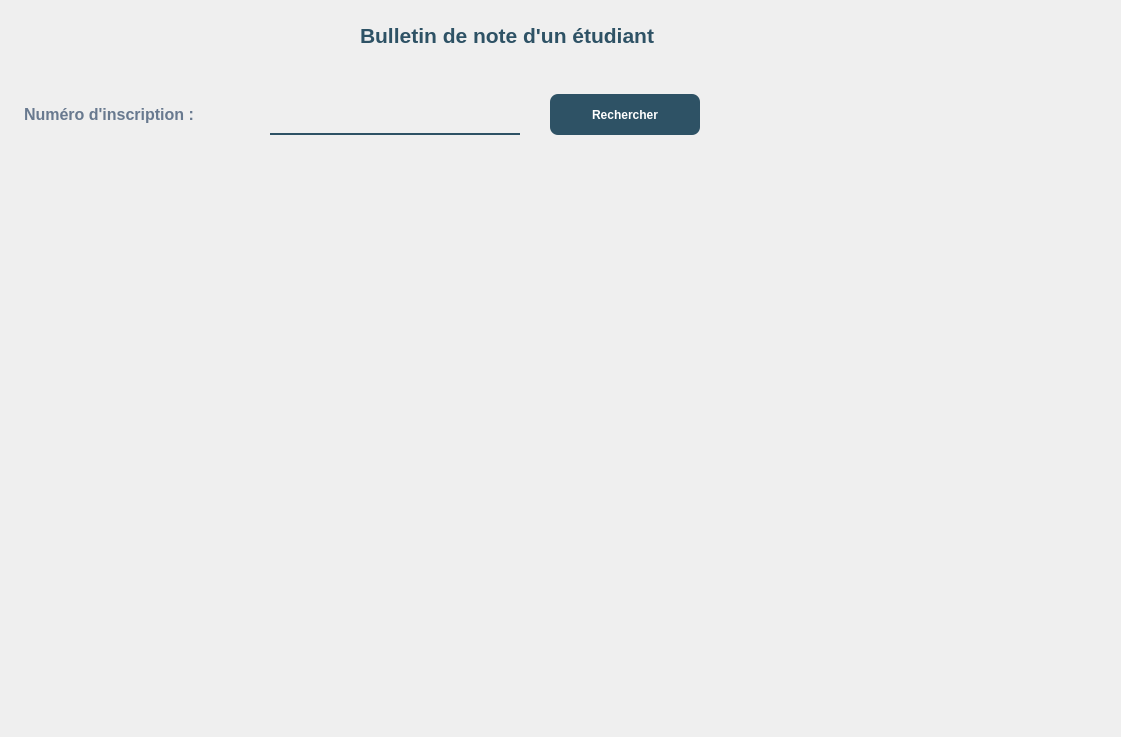
<?xml version="1.0" encoding="UTF-8"?>
<ui version="4.0">
 <class>Dialog</class>
 <widget class="QDialog" name="Dialog">
  <property name="geometry">
   <rect>
    <x>0</x>
    <y>0</y>
    <width>1121</width>
    <height>737</height>
   </rect>
  </property>
  <property name="windowTitle">
   <string>Dialog</string>
  </property>
  <widget class="QLabel" name="label">
   <property name="geometry">
    <rect>
     <x>20</x>
     <y>100</y>
     <width>241</width>
     <height>35</height>
    </rect>
   </property>
   <property name="font">
    <font>
     <pointsize>12</pointsize>
     <weight>75</weight>
     <bold>true</bold>
    </font>
   </property>
   <property name="styleSheet">
    <string notr="true">background-color:rgba(0,0,0,0);
color:rgb(104, 121, 143);
padding-bottom:7px;</string>
   </property>
   <property name="text">
    <string>Numéro d'inscription :</string>
   </property>
  </widget>
  <widget class="QLineEdit" name="lineEdit">
   <property name="geometry">
    <rect>
     <x>270</x>
     <y>100</y>
     <width>250</width>
     <height>35</height>
    </rect>
   </property>
   <property name="font">
    <font>
     <pointsize>12</pointsize>
    </font>
   </property>
   <property name="styleSheet">
    <string notr="true">background-color:rgba(0,0,0,0);
border: 2px solid rgba(0,0,0,0);
border-bottom-color:rgba(46,82,101,255);
color:rgb(0,0,0);
padding-bottom:7px;</string>
   </property>
   <property name="placeholderText">
    <string/>
   </property>
  </widget>
  <widget class="QPushButton" name="pushButton">
   <property name="geometry">
    <rect>
     <x>550</x>
     <y>94</y>
     <width>150</width>
     <height>41</height>
    </rect>
   </property>
   <property name="font">
    <font>
     <pointsize>-1</pointsize>
     <weight>87</weight>
     <bold>true</bold>
    </font>
   </property>
   <property name="styleSheet">
    <string notr="true">background: rgb(255,255,255);
background: rgba(46,82,101,255);
  border: 0 solid #E2E8F0;
  color: rgb(255, 255, 255);
  font-size: 12px;
  font-weight: 700;
  height: 56px;
  border-radius: 8px;

</string>
   </property>
   <property name="text">
    <string>Rechercher</string>
   </property>
  </widget>
  <widget class="QLabel" name="label_4">
   <property name="geometry">
    <rect>
     <x>0</x>
     <y>-20</y>
     <width>1131</width>
     <height>761</height>
    </rect>
   </property>
   <property name="styleSheet">
    <string notr="true">border-image:url(:/img/897.jpg);</string>
   </property>
   <property name="text">
    <string/>
   </property>
  </widget>
  <widget class="QLabel" name="label_10">
   <property name="geometry">
    <rect>
     <x>360</x>
     <y>10</y>
     <width>401</width>
     <height>51</height>
    </rect>
   </property>
   <property name="font">
    <font>
     <family>Arial</family>
     <pointsize>16</pointsize>
     <weight>75</weight>
     <bold>true</bold>
     <underline>false</underline>
    </font>
   </property>
   <property name="styleSheet">
    <string notr="true">color:rgba(46,82,101,255);
background-color:rgba(0,0,0,0);
</string>
   </property>
   <property name="text">
    <string>Bulletin de note d'un étudiant</string>
   </property>
  </widget>
  <widget class="QTableView" name="tableView">
   <property name="geometry">
    <rect>
     <x>20</x>
     <y>180</y>
     <width>1081</width>
     <height>91</height>
    </rect>
   </property>
   <property name="styleSheet">
    <string notr="true">background:rgba(0,0,0,0);
border:none;</string>
   </property>
  </widget>
  <widget class="QTableView" name="tableView_2">
   <property name="geometry">
    <rect>
     <x>20</x>
     <y>290</y>
     <width>1081</width>
     <height>341</height>
    </rect>
   </property>
   <property name="styleSheet">
    <string notr="true">background:rgba(0,0,0,0);
border:none;</string>
   </property>
  </widget>
  <zorder>label_4</zorder>
  <zorder>label</zorder>
  <zorder>lineEdit</zorder>
  <zorder>pushButton</zorder>
  <zorder>label_10</zorder>
  <zorder>tableView</zorder>
  <zorder>tableView_2</zorder>
 </widget>
 <resources>
  <include location="../img/back.qrc"/>
 </resources>
 <connections/>
</ui>
